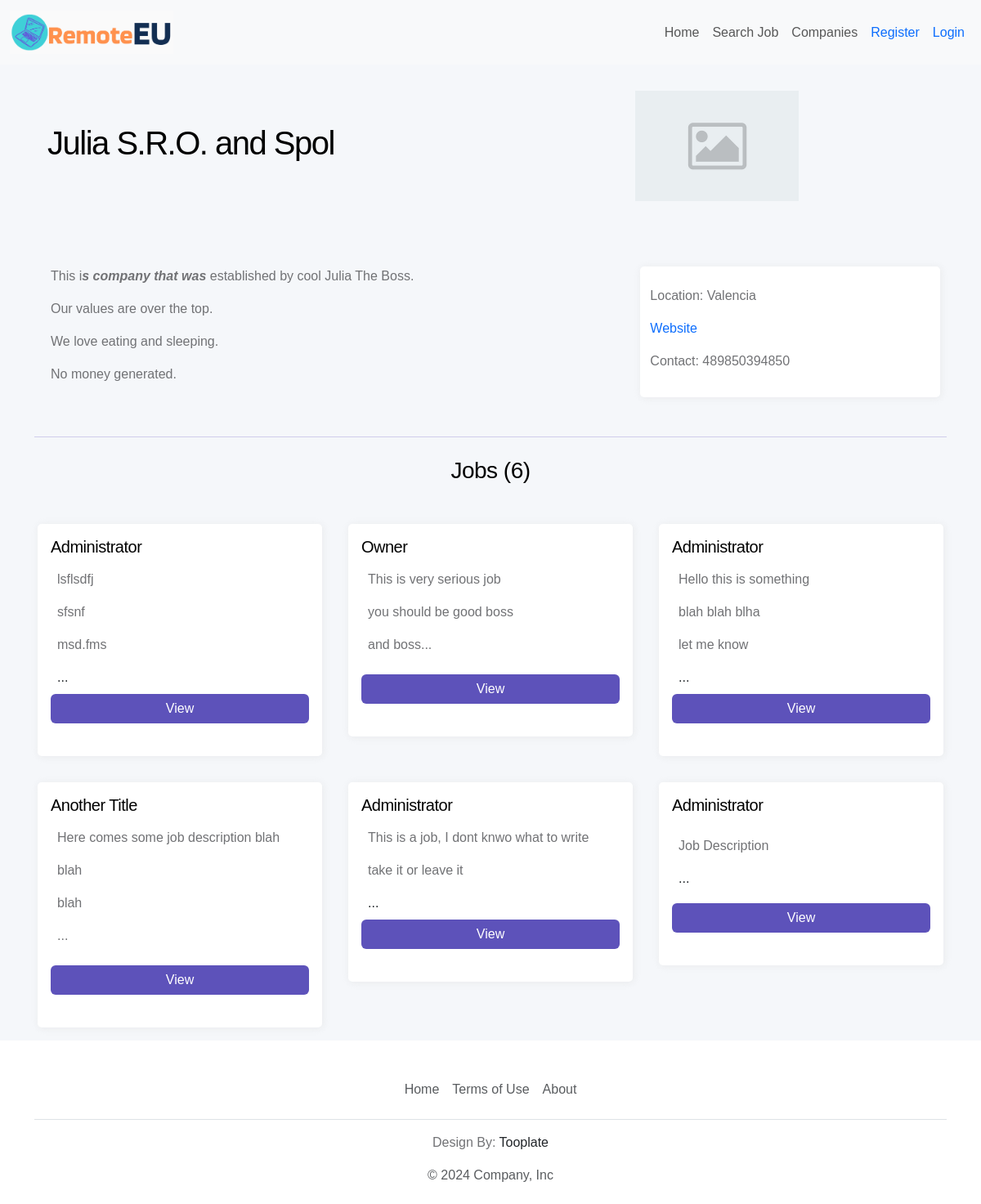
The page /company/5/juliasroandspol on the database as committed earlier.
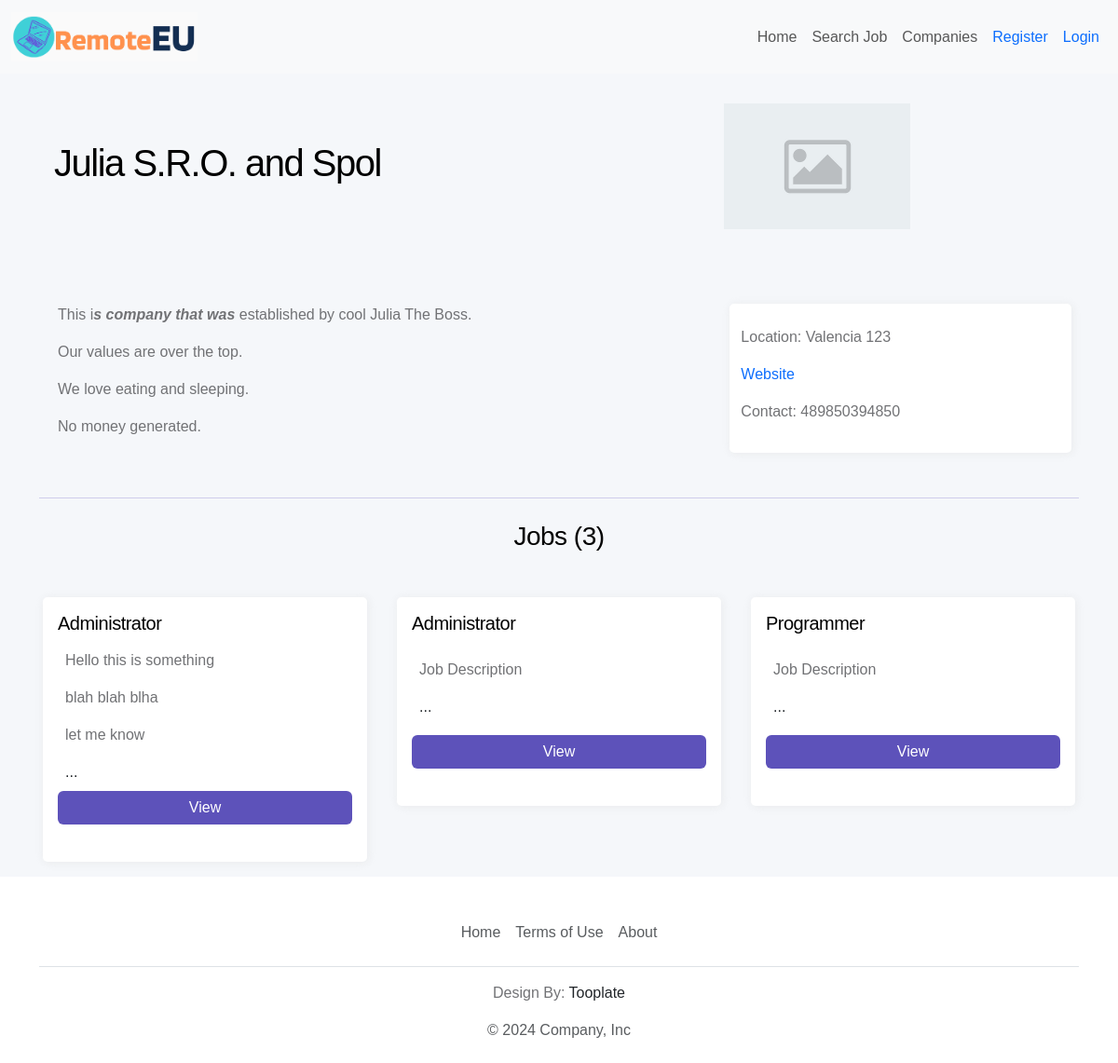
The same page on the database as committed later.
### tables.py (models this page shows, shortened)
class Company(db.Model):
    id: Mapped[int] = mapped_column(Integer, primary_key=True)
    name: Mapped[str] = mapped_column(String(100))
    name_slug: Mapped[str] = mapped_column(String(100))
    url: Mapped[str] = mapped_column(String(300))
    industry: Mapped[str] = mapped_column(String(100))
    about: Mapped[str] = mapped_column(String(1000))
    contact: Mapped[str] = mapped_column(String(100))
    num_of_jobs: Mapped[int] = mapped_column(Integer)
    num_of_hidden_jobs: Mapped[int] = mapped_column(Integer)
    address: Mapped[str] = mapped_column(String(100))
    administrator_id: Mapped[int] = mapped_column(Integer, ForeignKey(User1.id))

class Job(db.Model):
    id: Mapped[int] = mapped_column(Integer, primary_key=True)
    role: Mapped[str] = mapped_column(String(100))
    salary: Mapped[int] = mapped_column(Integer)
    start_date: Mapped[str] = mapped_column(String(100))
    job_type: Mapped[str] = mapped_column(String(100))
    category: Mapped[str] = mapped_column(String(100))
    skills: Mapped[str] = mapped_column(String(1000))
    level: Mapped[str] = mapped_column(String(100))
    job_info: Mapped[str] = mapped_column(String(2000))
    contact: Mapped[str] = mapped_column(String(100))
    active: Mapped[bool] = mapped_column(Boolean())
    time_publish: Mapped[datetime.datetime] = mapped_column(
        DateTime(timezone=True), server_default=func.now())
    user_id: Mapped[int] = mapped_column(Integer, ForeignKey(User1.id))
    company_id: Mapped[int] = mapped_column(Integer, ForeignKey(Company.id))

### main.py (the view)
@app.route('/company/<int:comp_id>/<name>')
def company(comp_id, name):
    company = Company.query.filter_by(id=comp_id).first()
    company_jobs = Job.query.filter_by(company_id=company.id).where(Job.active==True).all()
    return render_template('company.html',
                           company=company,
                           company_jobs=company_jobs,
                           logged_in = current_user.is_authenticated)

### templates/company.html
{% extends "base.html" %} {% block content %}
<section id="company-page">
<div class="container">
    <div class="row p-3">
        <div class="col-lg-6 col-sm-12 d-flex align-items-center">
            <h1>{{ company.name }}</h>
        </div>
        <div class="col-lg-6 col-sm-12 d-flex justify-content-center aligh-items-center p-3">
            <img src="/static/images/placeholder-image.jpg" width="200px">
        </div>
    </div>
    <div class="row my-5 mx-2">
        <div class="col-lg-8 col-sm-12">
            {{ company.about|safe }}
        </div>
        <div class="col-lg-4 col-sm-12 white-div shadow-light">
            <br>
            <p>Location: {{ company.address }}</p>
            <p><a href="{{ company.url }}">Website</a></p>
            <p>Contact: {{ company.contact }}</p>
        </div>
    </div>
    <hr class="line">
    <div class="row my-4">
        <div class="col d-flex justify-content-center">
            <h3>Jobs ({{company.num_of_jobs }})</h3>
        </div>
    </div>
        <div class="row justify-content-center my-4">
            {% for job in company_jobs %}
                <div class=" col-sm-12 col-md-5 col-lg-4 p-3 position-relative">
                    <div class="white-div shadow-light d-flex flex-column p-3">
                            <h5>{{ job.role }}</h5>
                            <div class="card-description p-2 d-flex flex-column justify-content-center">{{ (job.job_info[:80])|safe }}...</div>
                            <a href="{{ url_for('job', comp_id=company.id, name=company.name_slug, job_id=job.id) }}" class="btn primary-btn stretched-link">View</a>
                    </div>
                </div>
            {% endfor %}
        </div>
</div>
</section>
{% endblock %}

Rows that differ between the two databases and show on the page:
changed Company "Julia S.R.O. and Spol": address "Valencia" → "Valencia 123"; num_of_jobs "6" → "3"
